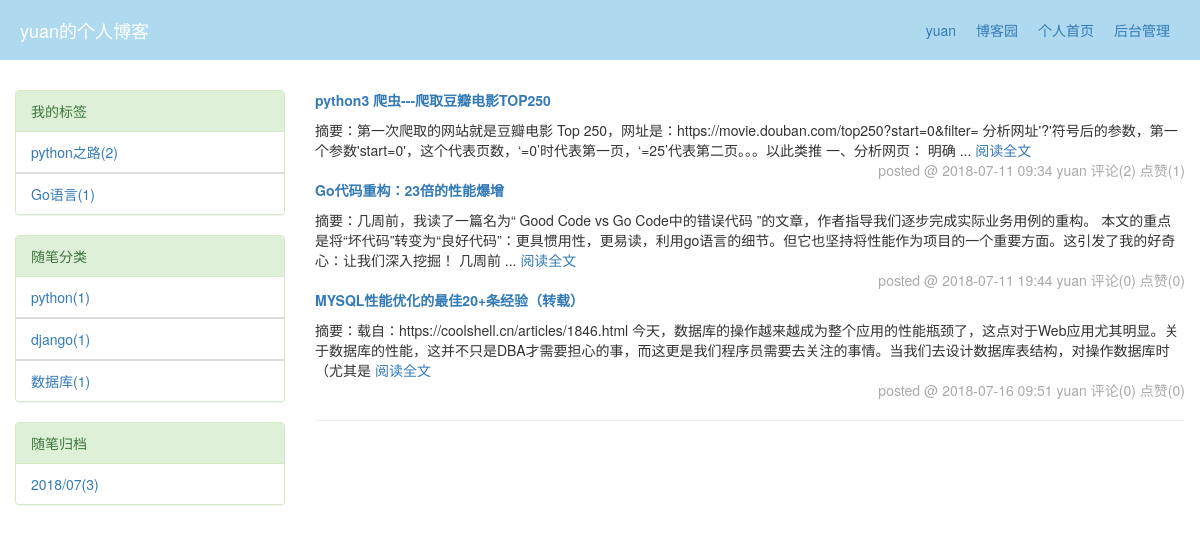
/yuan/, run on the app's committed database.
### blog/models.py (models this page shows, shortened)
class Blog(models.Model): #博客信息表
    nid = models.AutoField(primary_key=True)
    title = models.CharField(verbose_name='个人博客标题',max_length=64)
    theme = models.CharField(verbose_name='博客主题',max_length=64)
    site_name = models.CharField(verbose_name='站点名称',max_length=64)

class Tag(models.Model): #个人文章标签表
    nid = models.AutoField(primary_key=True)
    title = models.CharField(verbose_name='标签标题',max_length=64)
    blog = models.ForeignKey(verbose_name='所属博客',to='Blog',to_field='nid',on_delete=models.CASCADE)

class Category(models.Model): #个人文章分类表
    nid = models.AutoField(primary_key=True)
    title = models.CharField(verbose_name='分类标题',max_length=64)
    blog = models.ForeignKey(verbose_name='所属博客',to='Blog',to_field='nid',on_delete=models.CASCADE)

class Article(models.Model): #文章表
    nid = models.AutoField(primary_key=True)
    title = models.CharField(verbose_name='文章标题',max_length=64)
    desc = models.CharField(verbose_name='文章描述',max_length=260)
    create_time = models.DateTimeField(verbose_name='创建时间',auto_now_add=True)
    content = models.TextField()
    comment_count = models.IntegerField(default=0)
    up_count = models.IntegerField(default=0)
    down_count = models.IntegerField(default=0)
    user = models.ForeignKey(verbose_name='作者',to='UserInfo',to_field='nid',on_delete=models.CASCADE)
    category = models.ForeignKey(to='Category',to_field='nid',on_delete=models.CASCADE)
    tag = models.ManyToManyField(
        to='Tag',
        through='Article2Tag',
    )

class UserInfo(AbstractUser): #用户信息表
    nid = models.AutoField(primary_key=True)
    tel = models.CharField(max_length=11,null=True,unique=True)
    avatar = models.FileField(upload_to='avatars/',default='avatars/default.png')
    create_time = models.DateTimeField(verbose_name='创建时间',auto_now_add=True)
    blog = models.OneToOneField(to='Blog',to_field='nid',null=True,on_delete=models.CASCADE)

### blog/views.py (the view, shortened to what this page needs)
# urls.py: re_path('(?P<username>\w+)/(?P<condition>category|tag|achrive)/(?P<params>.*)/', views.homesite),
def homesite(request,username,**kwargs):
    user = UserInfo.objects.filter(username=username).first()
    if not user:
        return render(request,'not_found.html')
    blog = user.blog
    category_list = Category.objects.filter(blog=blog).values('pk').annotate(c=Count('article__title')).values_list('title','c')
    tag_list = Tag.objects.filter(blog=blog).values('pk').annotate(c=Count('article__nid')).values_list('title','c')
    date_list = Article.objects.filter(user=user).extra(select={'Y-m-date':"strftime('%%Y/%%m',create_time)"}).values('Y-m-date').annotate(c=Count('title')).values_list('Y-m-date','c')
    if not kwargs:
        article_list = Article.objects.filter(user__username=username)
    if not article_list:
        return render(request, 'not_found.html')
    return render(request,'homesite.html',{'blog':blog,'article_list':article_list,'category_list':category_list,'tag_list':tag_list,'date_list':date_list,'username':username})

### templates/homesite.html (shortened to what this page needs)
{% extends 'base.html' %}
{% block content %}
            {% for article in article_list %}
                <div>
                    <span><a href="/{{ username }}/articles/{{ article.nid }}/" class="title">{{ article.title }}</a></span>
                </div>
                <div class="desc_div">
                    <span class="desc">摘要：{{ article.desc }}</span>
                    <span><a href="">阅读全文</a></span>
                </div>
                <div class="posted">
                    <span>posted @</span>
                    <span>{{ article.create_time|date:'Y-m-d H:i' }}</span>
                    <span><a href="" class="a">{{ article.user.username }}</a></span>
                    <span> <a href="" class="a">评论({{ article.comment_count }})</a></span>
                    <span><a href="" class="a">点赞({{ article.up_count }})</a></span>
                </div>
            {% endfor %}
            <hr>
{% endblock %}

### templates/base.html (shortened to what this page needs)
<!DOCTYPE html>
<html lang="en">
<head>
    <link rel="stylesheet" href="/static/bootstrap-3.3.7-dist/css/bootstrap.css">
    <link rel="stylesheet" href="/static/css/article_detail.css">
</head>
<body>
    <div class="header">
        <span class="blog_title">{{ blog.title }}</span>
        <ul class="nav-left">
            <li><a href="/backend/">后台管理</a></li>
            <li><a href="/{{ user }}/">个人首页</a></li>
            <li><a href="/index/">博客园</a></li>
            <li><a href="">{{ username }}</a></li>
        </ul>
    </div>
    <div class="container-fluid">
        <div class="row">
            <div class="col-md-3">
                <div class="panel panel-success">
                     <div class="panel-heading">我的标签</div>
                    {% for tag in tag_list %}
                        <ul class="list-group">
                            <li class="list-group-item"><a href="/{{ username }}/tag/{{ tag.0 }}/">{{ tag.0 }}({{ tag.1 }})</a></li>
                        </ul>
                    {% endfor %}
                </div>
                <div class="panel panel-success">
                     <div class="panel-heading">随笔分类</div>
                    {% for category in category_list %}
                        <ul class="list-group">
                            <li class="list-group-item"><a href="/{{ username }}/category/{{ category.0 }}/">{{ category.0 }}({{ category.1 }})</a></li>
                        </ul>
                    {% endfor %}
                </div>
                <div class="panel panel-success">
                     <div class="panel-heading">随笔归档</div>
                    {% for date in date_list %}
                        <ul class="list-group">
                            <li class="list-group-item"><a href="/{{ username }}/achrive/{{ date.0 }}/">{{ date.0 }}({{ date.1 }})</a></li>
                        </ul>
                    {% endfor %}
                </div>
            </div>
            <div class="col-md-9">
                {% block content %}
                {% endblock %}
            </div>
        </div>
    </div>
</body>
</html>

### templates/base.html (style rules this page uses)
* { margin: 0; padding: 0; }
.header { width: 100%; height: 60px; background-color: #afd9ee; }
.header .blog_title { line-height: 60px; color: white; font-size: 18px; margin-left: 20px; }
.nav-left { float: right; margin-right: 30px; line-height: 60px; }
.nav-left>li { float: right; list-style: none; margin-left: 20px; }
.container-fluid { margin-top: 30px; }
.title { font-weight: bold; }
.desc_div { padding-top: 10px; }
.desc { text-align: justify; }
.posted { float: right; color: darkgray; }
.posted .a { color: darkgray;; }

### data on the page
Blog: title "yuan的个人博客"
Tag: title "python之路", tag "2"
Tag: title "Go语言", blog "1"
Category: title "python", category "1"
Category: title "django", blog "1"
Category: title "数据库", blog "1"
Article: title "python3 爬虫---爬取豆瓣电影TOP250", desc "第一次爬取的网站就是豆瓣电影 Top 250，网址是：https://movie.douban.com/top250?start=0&filter= 分析网址'?'符号后的参数，第一个参数'start=0'，这个代表页数，‘=0’时代表第一页，‘=25’代表第二页。。。以此类推 一、分析网页： 明确 ...", create_time "2018-07-11 09:34", user.username "yuan", comment_count "2", up_count "1"
Article: title "Go代码重构：23倍的性能爆增", desc "几周前，我读了一篇名为“ Good Code vs Go Code中的错误代码 ”的文章，作者指导我们逐步完成实际业务用例的重构。 本文的重点是将“坏代码”转变为“良好代码”：更具惯用性，更易读，利用go语言的细节。但它也坚持将性能作为项目的一个重要方面。这引发了我的好奇心：让我们深入挖掘！ 几周前 ...", create_time "2018-07-11 19:44", user.username "yuan", comment_count "0", up_count "0"
Article: title "MYSQL性能优化的最佳20+条经验（转载）", desc "载自：https://coolshell.cn/articles/1846.html 今天，数据库的操作越来越成为整个应用的性能瓶颈了，这点对于Web应用尤其明显。关于数据库的性能，这并不只是DBA才需要担心的事，而这更是我们程序员需要去关注的事情。当我们去设计数据库表结构，对操作数据库时（尤其是", create_time "2018-07-16 09:51", user.username "yuan", comment_count "0", up_count "0"

### other printed values
{{ username }} "yuan"
{{ date.0 }} "2018/07"
{{ date.1 }} "3"
